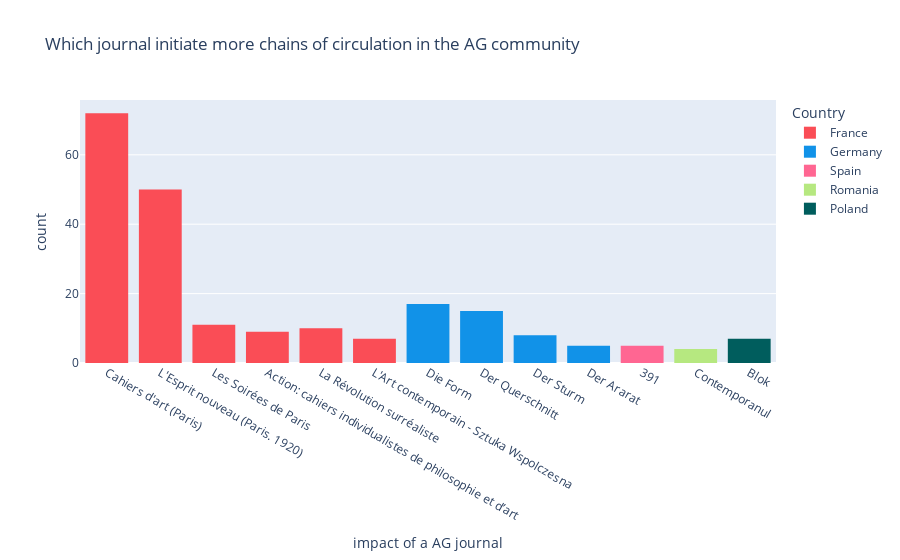

Source (notebook cell):
### Markdown cell above
<font size="4">how many chains of circulation a journal starts</font>

### Code cell
fig = px.histogram(first_internal_ag,  x='issueLabel', color="Country",
            title="Which journal initiate more chains of circulation in the AG community",
                  labels={
                     "issueLabel": "impact of a AG journal"},
                    color_discrete_map= {
                    "France": "#fa4d56",
                    "Germany": "#1192e8",
                    "Czech Republic": "#6929c4",
                    "Netherlands": "#FF4F00",
                    "Poland": "#005d5d",
                    "Denmark" : "#198038"   })
fig.update_traces(textfont_size=12, textangle=0, textposition="outside")
fig.show()
fig.write_image("viz/internal/internal_only_all.png",  scale=10, width=1500, height=800) 
fig.write_html('viz/internal/internal_only_all.html', auto_open=False)

### Figure 1 — Plotly figure (JSON) as saved in the notebook; plotly's stock layout.template omitted (floating-point values rounded to 4 significant figures; data arrays with more than 128 entries replaced by an {"elided": "..."} marker saying what was removed)
{"data": [{"alignmentgroup": "True", "bingroup": "x", "hovertemplate": "Country=France<br>impact of a AG journal=%{x}<br>count=%{y}<extra></extra>", "legendgroup": "France", "marker": {"color": "#fa4d56", "pattern": {"shape": ""}}, "name": "France", "offsetgroup": "France", "orientation": "v", "showlegend": true, "textangle": 0, "textfont": {"size": 12}, "textposition": "outside", "type": "histogram", "x": {"elided": "159 str values"}, "xaxis": "x", "yaxis": "y"}, {"alignmentgroup": "True", "bingroup": "x", "hovertemplate": "Country=Germany<br>impact of a AG journal=%{x}<br>count=%{y}<extra></extra>", "legendgroup": "Germany", "marker": {"color": "#1192e8", "pattern": {"shape": ""}}, "name": "Germany", "offsetgroup": "Germany", "orientation": "v", "showlegend": true, "textangle": 0, "textfont": {"size": 12}, "textposition": "outside", "type": "histogram", "x": ["Die Form", "Die Form", "Die Form", "Die Form", "Die Form", "Die Form", "Die Form", "Die Form", "Die Form", "Die Form", "Die Form", "Die Form", "Die Form", "Die Form", "Die Form", "Die Form", "Die Form", "Der Querschnitt", "Der Querschnitt", "Der Querschnitt", "Der Querschnitt", "Der Querschnitt", "Der Querschnitt", "Der Querschnitt", "Der Querschnitt", "Der Querschnitt", "Der Querschnitt", "Der Querschnitt", "Der Querschnitt", "Der Querschnitt", "Der Querschnitt", "Der Querschnitt", "Der Sturm", "Der Sturm", "Der Sturm", "Der Sturm", "Der Sturm", "Der Sturm", "Der Sturm", "Der Sturm", "Der Ararat", "Der Ararat", "Der Ararat", "Der Ararat", "Der Ararat"], "xaxis": "x", "yaxis": "y"}, {"alignmentgroup": "True", "bingroup": "x", "hovertemplate": "Country=Spain<br>impact of a AG journal=%{x}<br>count=%{y}<extra></extra>", "legendgroup": "Spain", "marker": {"color": "#FF6692", "pattern": {"shape": ""}}, "name": "Spain", "offsetgroup": "Spain", "orientation": "v", "showlegend": true, "textangle": 0, "textfont": {"size": 12}, "textposition": "outside", "type": "histogram", "x": ["391", "391", "391", "391", "391"], "xaxis": "x", "yaxis": "y"}, {"alignmentgroup": "True", "bingroup": "x", "hovertemplate": "Country=Romania<br>impact of a AG journal=%{x}<br>count=%{y}<extra></extra>", "legendgroup": "Romania", "marker": {"color": "#B6E880", "pattern": {"shape": ""}}, "name": "Romania", "offsetgroup": "Romania", "orientation": "v", "showlegend": true, "textangle": 0, "textfont": {"size": 12}, "textposition": "outside", "type": "histogram", "x": ["Contemporanul", "Contemporanul", "Contemporanul", "Contemporanul"], "xaxis": "x", "yaxis": "y"}, {"alignmentgroup": "True", "bingroup": "x", "hovertemplate": "Country=Poland<br>impact of a AG journal=%{x}<br>count=%{y}<extra></extra>", "legendgroup": "Poland", "marker": {"color": "#005d5d", "pattern": {"shape": ""}}, "name": "Poland", "offsetgroup": "Poland", "orientation": "v", "showlegend": true, "textangle": 0, "textfont": {"size": 12}, "textposition": "outside", "type": "histogram", "x": ["Blok", "Blok", "Blok", "Blok", "Blok", "Blok", "Blok"], "xaxis": "x", "yaxis": "y"}], "layout": {"autosize": true, "barmode": "relative", "legend": {"title": {"text": "Country"}, "tracegroupgap": 0}, "title": {"text": "Which journal initiate more chains of circulation in the AG community"}, "xaxis": {"anchor": "y", "autorange": true, "domain": [0, 1], "range": [-0.5, 12.5], "title": {"text": "impact of a AG journal"}, "type": "category"}, "yaxis": {"anchor": "x", "autorange": true, "domain": [0, 1], "range": [0, 75.79], "title": {"text": "count"}}}}
